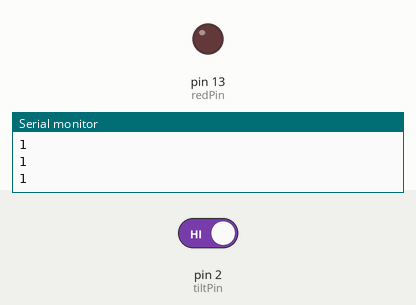
Recording of a sketch running on a simulated Arduino Uno, built with avr-gcc and run on an emulated ATmega328P. Shown: output pins drawn as LEDs (lit = HIGH), the last lines printed to the serial monitor. Dashed ring = blinking. Inputs (shaded band) come from the test bench; at power-on: pin 2 (tiltPin) HIGH.

Above: at 4.8 s.
4.9 s: pin 2 (tiltPin) driven LOW
At 6.3 s:
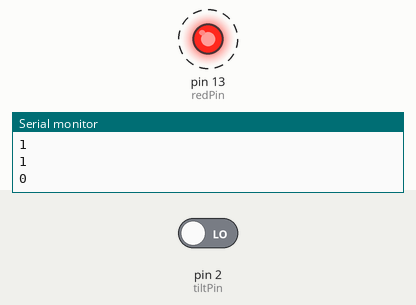
Timing chart, 0 to 16.5 s (numbered marks = the images above; inputs shaded):
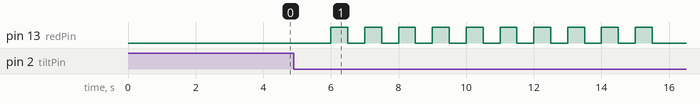

The sketch:

Ej8.ino
```cpp
#define redPin 13
#define tiltPin 2
int tiltValue, n;

void setup()
{
  Serial.begin(9600);
  pinMode(redPin, OUTPUT);
  pinMode(tiltPin, INPUT);
}

void loop()
{
  tiltValue = digitalRead(tiltPin);
  Serial.println(tiltValue);

  if(tiltValue == LOW){
  	for(n=1; n<=10; n++){
      digitalWrite(redPin, HIGH);
      delay(500); // Wait for 1000 millisecond(s)
      digitalWrite(redPin, LOW);
      delay(500); // Wait for 1000 millisecond(s)
    }
  }
  delay(2000); //Delay for "reset"


}
```

Measured:
- after the input at 4.9 s, pin 13 (redPin): alternates HIGH for 0.50 s and LOW for 0.50 s, starting after 1.1 s
